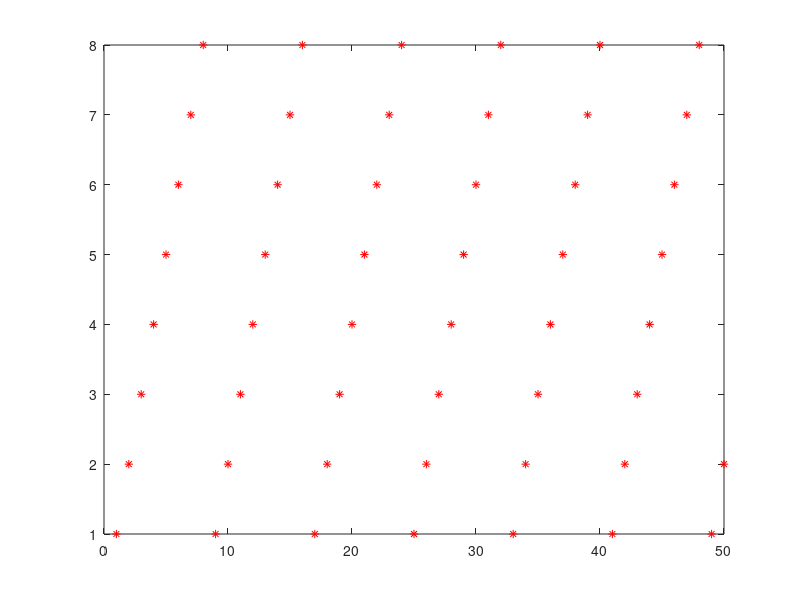

Reproduce this figure in MATLAB. (Note: this script raises an error after producing the figure.)
clc;clear;
T=8*60*60; %每班次连续时间（单位秒）；
t=0;%当前时刻；
status=zeros(8,2);
pos=1;%RGV当前时刻所在的位置，pos的值域为1,3,5,7。
matrial=zeros(T,3);%matrial(i,:)的第1列第2列第3列分别表示第i个生料的
%加工CNC编号，上料开始时间，下料开始时间；
moveTime=[0,20,33,46];%RGV移动i个单位所需时间；
processTime=560;%加工一道工序所需时间；
oddTime=28;%RGV为CNC1#，3#，5#，7#一次上下料所需时间;
evenTime=31;%RGV为CNC2#，4#，6#，8#一次上下料所需时间;
washTime=25;%RGV完成一个物料的清洗作业所需时间;
nextTime=zeros(8,1);%储存每个CNC需要多少时间才能进行到下一个状态。
k=0;
sumMatrial=0;
while t<=T
    for i=1:8
        if mod(i,2)==1
            r=abs(i-pos)/2+1;
            upDownTime=oddTime;
        else
            r=abs(i-1-pos)/2+1;
            upDownTime=evenTime;
        end
        if status(i,2)~=0
            nextTime(i)=moveTime(r)+upDownTime+washTime;
        else
            nextTime(i)=moveTime(r)+upDownTime;
        end
        if status(i,1)~=0 && moveTime(r)<status(i,1)
            nextTime(i)=nextTime(i)+status(i,1)-moveTime(r);
        end
    end
    minTime=min(nextTime);
    CNCNumber=find(nextTime==minTime);
    if length(CNCNumber)>1
        CNCNumber=CNCNumber(1);
    end
    t=t+minTime;
    k=k+1;
    if mod(CNCNumber,2)==0
        pos=CNCNumber-1;
    else
        pos=CNCNumber;
    end
    if status(CNCNumber,2)~=0
        matrialNumber=status(CNCNumber,2);
        if mod(CNCNumber,2)==0
            matrial(matrialNumber,3)=t-evenTime-washTime;
        else
            matrial(matrialNumber,3)=t-oddTime-washTime;
        end
        if matrial(matrialNumber,3)<=T
            sumMatrial=sumMatrial+1;
        end
    end
    if status(CNCNumber,2)~=0
        status(CNCNumber,1)=processTime-washTime;
    else
        status(CNCNumber,1)=processTime;
    end
    
    matrial(k,1)=CNCNumber;
    if status(CNCNumber,2)~=0
        if mod(CNCNumber,2)==0
            matrial(k,2)=t-washTime-evenTime;
        else
            matrial(k,2)=t-washTime-oddTime;
        end
    else
        if mod(CNCNumber,2)==0
            matrial(k,2)=t-evenTime;
        else
            matrial(k,2)=t-oddTime;
        end
    end
    status(CNCNumber,2)=k;
    for j=1:8
        if j==CNCNumber
            continue;
        end
        if status(j,1)~=0
            if status(j,1)>minTime
                status(j,1)=status(j,1)-minTime;
            else
                status(j,1)=0;
            end
        end
    end
end
disp(sumMatrial);
% plot(1:50,matrial(1:50,1),'-*');
% grid on
% figure(2)
% p=50;
% AX=matrial(1:p,2)';
% BX=matrial(1:p,3)';
% X=[AX;BX];
% AY=[1:p];
% BY=[1:p];
% Y=[AY;BY];
% line(X,Y,'LineWidth',1.5);
% 
% BY=[1:sumMatrial];
% grid on
X=1:50;
Y=matrial(1:50,1);
plot(X,Y,'*r');
hold on
for i=1:49
     PlotLineArrow(gca, [X(i), X(i + 1)], [Y(i), Y(i + 1)], 'b', 'b');
end
hold off
function PlotLineArrow(obj, x, y, markerColor, lineColor)
% 绘制带箭头的曲线
%{
clear; clc;
x = 1 : 10;
y = sin(x);
plot(x, y, '.')
hold on
for i = 1 : 9
    PlotLineArrow(gca, [x(i), x(i + 1)], [y(i), y(i + 1)], 'b', 'r');
end
hold off
%}
% 绘制散点图
% plot(x, y, '.', 'Color', markerColor, 'MarkerFaceColor', markerColor);
plot(x, y);
% 获取 Axes 位置
posAxes = get(obj, 'Position');
posX = posAxes(1);
posY = posAxes(2);
width = posAxes(3);
height = posAxes(4);
% 获取 Axes 范围
limX = get(obj, 'Xlim');
limY = get(obj, 'Ylim');
minX = limX(1);
maxX = limX(2);
minY = limY(1);
maxY = limY(2);
% 转换坐标
xNew = posX + (x - minX) / (maxX - minX) * width;
yNew = posY + (y - minY) / (maxY - minY) * height;
% 画箭头
arrow=annotation('arrow', xNew, yNew, 'color', lineColor);
arrow.HeadWidth =6;
arrow.Color=[80/255,180/255,240/255];
end